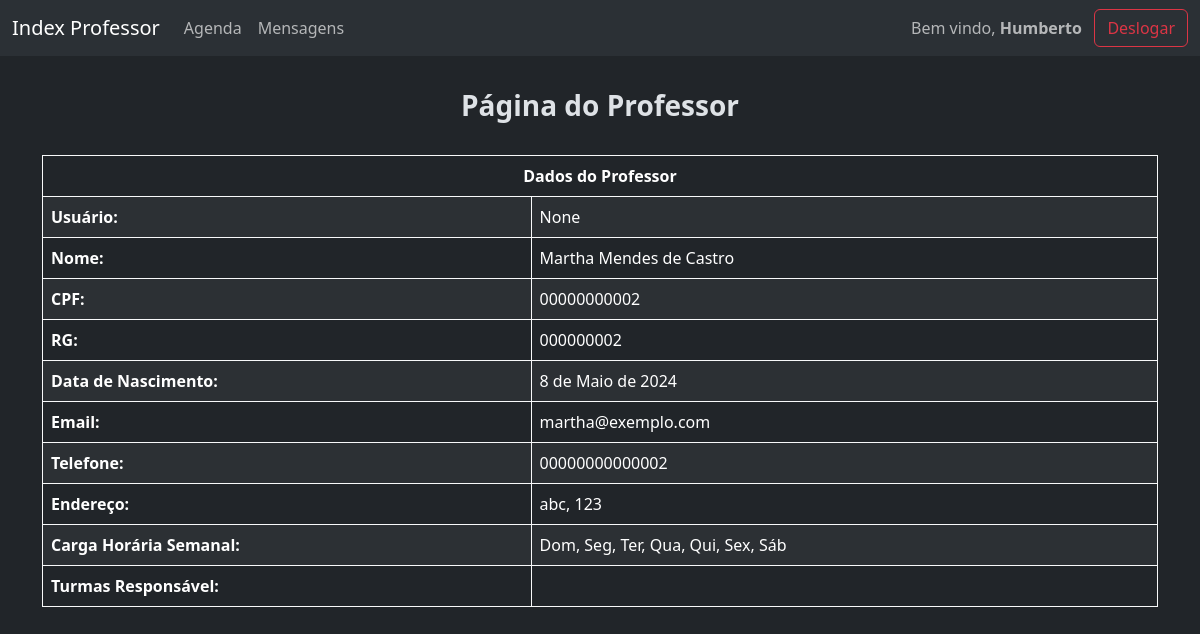
The page /index_professor/8/ (signed in) on the database its author committed.
### gerenciamento/models.py (models this page shows, shortened)
class Pessoa(models.Model):
    id = models.AutoField(primary_key=True)
    usuario = models.OneToOneField(User, on_delete=models.CASCADE, null=True, blank=True)
    nome = models.CharField(max_length=55)
    cpf = models.CharField(max_length=11, unique=True)
    rg = models.CharField(max_length=9, unique=True)
    data_nascimento = models.DateField()
    email = models.EmailField(max_length=55, unique=True)
    telefone = models.CharField(max_length=14, unique=True)
    endereco = models.CharField(max_length=55)
    class Meta:
        abstract = True

class Professor(Pessoa):
    carga_horaria_semanal = models.ManyToManyField(
        DiaDaSemana,
        through='CargaHorariaProfessor',
        related_name='carga_horaria_professores',
    )
    class Meta:
        verbose_name_plural = 'Professores'
    pass

class DiaDaSemana(models.Model):
    id = models.AutoField(primary_key=True)
    dia = models.CharField(max_length=13, unique=True)
    class Meta:
        verbose_name_plural = 'Dias da Semana'
    def __str__(self):
        return self.dia

### gerenciamento/views.py (the view)
# urls.py: path('index_professor/<int:id>/', views.index_professor, name='ind_pro'),
@user_passes_test(professor)
def index_professor(request, id):
    professor = Professor.objects.get(id=id)
    turmas = Turma.objects.filter(professor=professor)
    context = {'professor':professor, 'turmas':turmas}
    return render(request, 'professor/index_professor.html', context)

### gerenciamento/views.py (called while the page is built)
def professor(user):
    return user.groups.filter(name='Professor').exists()

### templates/professor/index_professor.html (shortened to what this page needs)
{% extends "professor/base.html" %}
{% block corpo %}
<div>
    <br>
    <h3 class='text-center'><strong>Página do Professor</strong></h3><br>
    <div>
        <table class="table table-striped table-bordered border-light">
            <thead>
                <tr>
                    <th class='text-center' colspan='2'>Dados do Professor</th>
                </tr>
            </thead>
            <tbody>
                <tr>
                    <th>Usuário:</th>
                    <td>{{professor.usuario}}</td>
                </tr>
                <tr>
                    <th>Nome:</th>
                    <td>{{professor.nome}}</td>
                </tr>
                <tr>
                    <th>CPF:</th>
                    <td>{{professor.cpf}}</td>
                </tr>
                <tr>
                    <th>RG:</th>
                    <td>{{professor.rg}}</td>
                </tr>
                <tr>
                    <th>Data de Nascimento:</th>
                    <td>{{professor.data_nascimento}}</td>
                </tr>
                <tr>
                    <th>Email:</th>
                    <td>{{professor.email}}</td>
                </tr>
                <tr>
                    <th>Telefone:</th>
                    <td>{{professor.telefone}}</td>
                </tr>
                <tr>
                    <th>Endereço:</th>
                    <td>{{professor.endereco}}</td>
                </tr>
                <tr>
                    <th>Carga Horária Semanal:</th>
                    <td>
                        {% for carga_horaria_semanal in professor.carga_horaria_semanal.all %}
                            {{ carga_horaria_semanal }}{% if not forloop.last %}, {% endif %}
                        {% endfor %}
                    </td>
                </tr>
                <tr>
                    <th>Turmas Responsável:</th>
                    <td>
                    </td>
                </tr>
            </tbody>
        </table>
    </div>
    <br>
</div>
{% endblock corpo %}

### templates/professor/base.html (shortened to what this page needs)
{% extends "base.html" %}
{% block base %}
<nav class="navbar fixed-top navbar-expand-lg bg-body-tertiary" >
    <div class="container-fluid">
        <div>
            <a class="navbar-brand" href="{% url "ind_pro" professor.id %}">Index Professor</a>
        </div>
        <div class="collapse navbar-collapse" id="navbarNavDropdown">
            <ul class="navbar-nav me-auto">
                <li><a class="nav-link" href="{% url "ind_pro_age" professor.id %}">Agenda</a></li>
                <li><a class="nav-link" href="{% url "ind_pro_msgs" professor.id %}">Mensagens</a></li>
            </ul>
            <span class='navbar-text'>Bem vindo, <strong>{{user.first_name}}</strong></span>
            <a class='btn btn-outline-danger' href="{% url "desl" %}">Deslogar</a>
        </div>
    </div>
</nav>
<div>
    {% block corpo %}{% endblock corpo %}
</div>
{% endblock base %}

### rows shown on the page
Professor: usuario "None", nome "Martha Mendes de Castro", cpf "00000000002", rg "000000002", data_nascimento "8 de Maio de 2024", email "martha@exemplo.com", telefone "00000000000002", endereco "abc, 123"
DiaDaSemana: dia "Dom"
DiaDaSemana: dia "Seg"
DiaDaSemana: dia "Ter"
DiaDaSemana: dia "Qua"
DiaDaSemana: dia "Qui"
DiaDaSemana: dia "Sex"
DiaDaSemana: dia "Sáb"

### other values the page prints
{{ user.first_name }} "Humberto"
